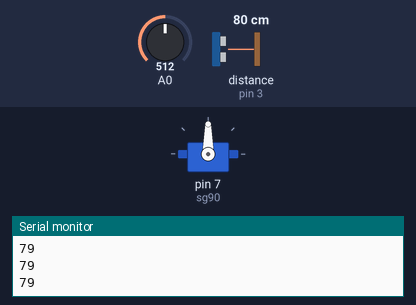
The sketch below on a simulated Arduino Uno, built with avr-gcc and run on an emulated ATmega328P. On the bench: servo, the last lines printed to the serial monitor. Wiring (inferred from the names in the program): ultrasonic range finder: trigger pin 2; echo pin 3. The test bench sets the inputs (shaded band); at power-on: A0 = 512, distance to the obstacle (sensor on pin 3) 80 cm. The echo pulse lasts 58.3 µs per cm.

Above: at 1.2 s.
1.3 s: A0 set to 716
At 2.1 s:
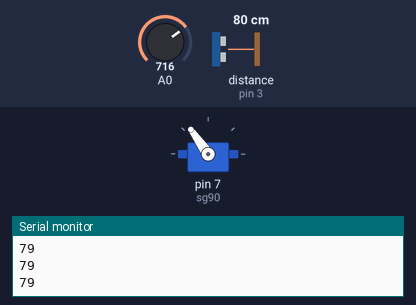
3.0 s: A0 set to 900
At 3.5 s:
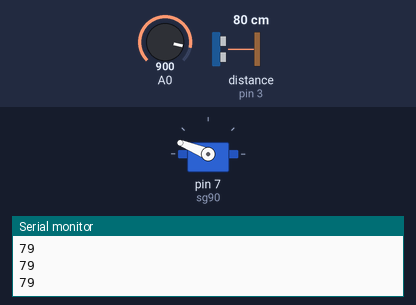
4.5 s: A0 set to 1023
At 5.8 s:
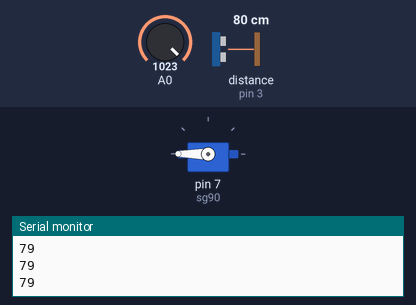
6.1 s: A0 set to 306
At 7.3 s:
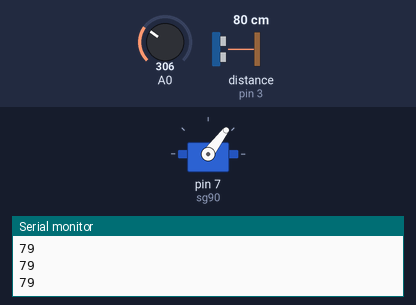
7.6 s: A0 set to 122
At 8.8 s:
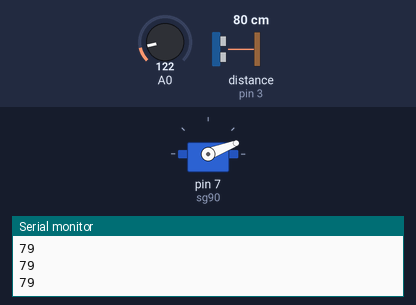
Timing chart, 0 to 10.1 s (numbered marks = the images above; inputs shaded):
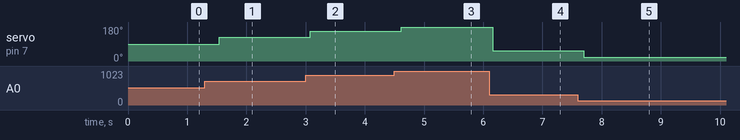

Measured:
- after the input at 1.3 s, servo on pin 7 (sg90): 90° → 125° after 0.24 s
- after the input at 3.0 s, servo on pin 7 (sg90): 125° → 158° after 0.08 s
- after the input at 4.5 s, servo on pin 7 (sg90): 158° → 180° after 0.12 s
- after the input at 6.1 s, servo on pin 7 (sg90): 180° → 53° after 0.06 s
- after the input at 7.6 s, servo on pin 7 (sg90): 53° → 21° after 0.10 s

The sketch:

bitime_son.ino
```cpp
#include <Servo.h>
Servo sg90;
const int trig = 2;
const int echo = 3;
int deger;
int derece;
int sure = 0;
int mesafe = 0;

void setup() {

  sg90.attach(7);
  pinMode(trig, OUTPUT);
  pinMode(echo, INPUT);
  Serial.begin(9600);
}

void loop() {

  deger = analogRead(A0);
  derece = map(deger , 0 , 1023 , 0 , 180);
  sg90.write(derece);
  digitalWrite(trig, HIGH);
  delayMicroseconds(1000);
  digitalWrite(trig , LOW);
  sure = pulseIn(echo,HIGH);
  mesafe = (sure/2)/29.1;
  Serial.println(mesafe);
  delay(250);
}
```
